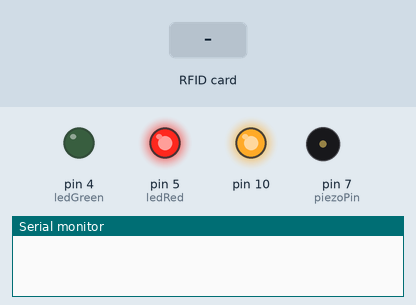
This sketch was run on a simulated Arduino Uno, built with avr-gcc and run on an emulated ATmega328P. Parts: output pins drawn as LEDs (lit = HIGH), buzzer (waves = sounding), the last lines printed to the serial monitor. The test bench sets the inputs (shaded band).

Above: at 1.2 s.
1.3 s: RFID card 5E 7A 19 C4 held to the reader
At 1.65 s:
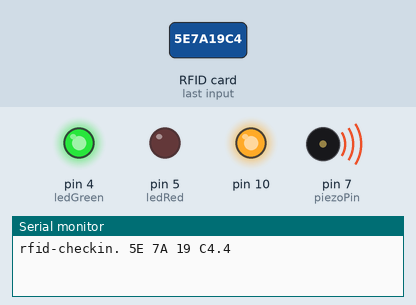
At 2.2 s:
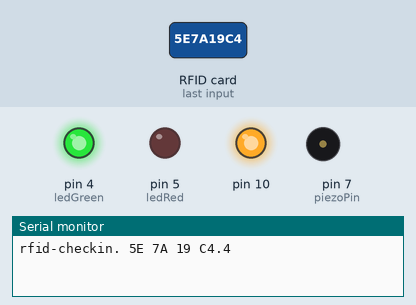
Timing chart, 0 to 5.9 s (numbered marks = the images above; inputs shaded):
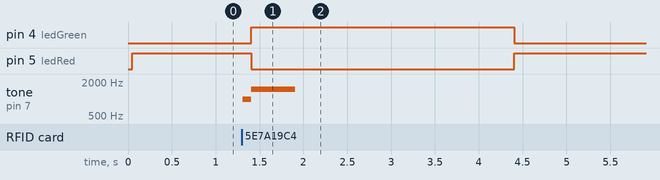

The sketch:

sketch_apr06a.ino
```cpp
#include <Keypad.h>
#include <SPI.h>
#include <MFRC522.h>
String code;
String rfidcode;
int scanned;
int ledGreen = 4;
int ledRed = 5;
int piezoPin = 7;
constexpr uint8_t RST_PIN = 9;
constexpr uint8_t SS_PIN = 11;
MFRC522 mfrc522(SS_PIN, RST_PIN);

void setup(){
  pinMode(ledGreen, OUTPUT);
  pinMode(ledRed, OUTPUT);
  Serial.begin(9600);
  SPI.begin();      // Init SPI bus
  mfrc522.PCD_Init();   // Init MFRC522
  digitalWrite(ledRed, HIGH);
}

void readHex(byte *buffer, byte bufferSize) {
  for (byte i = 0; i < bufferSize; i++) {
    Serial.print(buffer[i] < 0x10 ? " 0" : " ");
    Serial.print(buffer[i], HEX);
  }
}

void loop(){
  // Look for new cards
  if ( ! mfrc522.PICC_IsNewCardPresent()) {
    return;
  }

    // Select one of the cards
  if ( ! mfrc522.PICC_ReadCardSerial()) {
    return;
  }

  //Serial.print("RFID UID: ");
  Serial.print("rfid-checkin.");
  readHex(mfrc522.uid.uidByte, mfrc522.uid.size);
  Serial.print(".4");
  Serial.println();
  //Serial.println(rfidcode);
  tone(piezoPin, 1000, 1200);
  delay(100);
  tone(piezoPin, 1500, 500);
  digitalWrite(ledRed, LOW);
  digitalWrite(ledGreen, HIGH);
  delay(3000);
  digitalWrite(ledRed, HIGH);
  digitalWrite(ledGreen, LOW);
  delay(3000);
}
```

Measured:
- after the input at 1.3 s, pin 4 (ledGreen): LOW → HIGH after 0.11 s, → LOW 3.0 s later; pin 5 (ledRed): HIGH → LOW after 0.11 s, → HIGH 3.0 s later; tone on pin 7 (piezoPin): silent → 1000 Hz at once, → 1500 Hz 0.10 s later, → silent 0.50 s later
